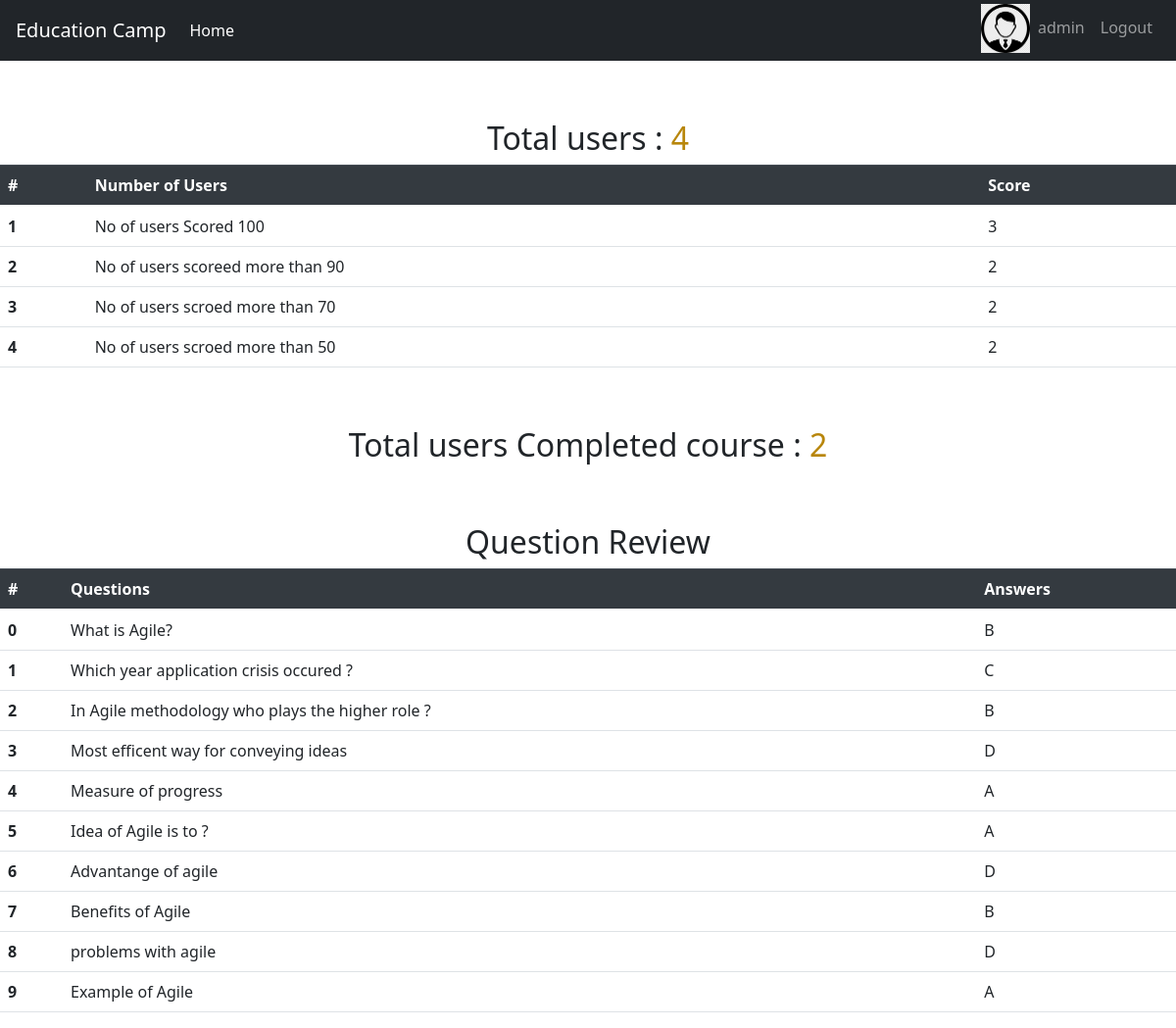
The page /admin on the database its author committed.
### Project/models.py (models this page shows)
class question_table(db.Model):
    question_id=db.Column(db.Integer,primary_key=True)
    question=db.Column(db.String(1000),nullable=False)
    option1=db.Column(db.String(1000),nullable=False)
    option2=db.Column(db.String(1000),nullable=False)
    option3=db.Column(db.String(1000),nullable=False)
    option4=db.Column(db.String(1000),nullable=False)
    Answers=db.Column(db.String(1000),nullable=False)

### Project/routes.py (the view)
@app.route('/admin')
def admin():
    users = models.users.query.all()
    result = models.result_table.query.all()
    progress_val= models.progress_tracker.query.all()
    questions=models.question_table.query.all()
    if(users is not None and result is not None and progress_val is not None):
        above_50 = 0
        above_70 = 0
        above_90 = 0
        total_100 = 0
        count1=0
        for i in range(0, len(result)):
            val = result[i].overall
            if(int(val) > 50):
                above_50 = above_50+1
            if(int(val) > 70):
                above_70 = above_70+1
            if(int(val) > 90):
                above_90 = above_90+1
            if(int(val) == 100):
                total_100 = total_100+1
        for j in range(0,len(progress_val)):
            ans= progress_val[j].progress
            ans=int(ans)
            if(ans == 100):
                count1= count1+1
        total_user = len(users)
        length=len(questions)
    else:
        return redirect(url_for('error'))
    return render_template('admin.html',len=length,ques=questions,completed=count1, admin="admin", count=total_user, val1=above_50, val2=above_70, val3=above_90, val4=total_100)

### Project/templates/admin.html (shortened to what this page needs)
{% extends 'base.html' %}
{% block icon %}
<img src="{{ url_for('static',filename='/images/signup.png') }}" alt="Image"
    style="width:50px;height:50px; margin-top:-20px" class="img-fluid">
{%endblock%}
{% block username %}
<li class="nav-item">
    <a class="nav-link" id="username">{{admin}}</a>
</li>
{% endblock%}
{% block login %}
<li class="nav-item">
    <a class="nav-link" href="/">Logout</a>
</li>
{% endblock%}
{% block content %}
<div class="stats" style="margin-top:5%;text-align:center;">
    <h2> Total users : <span style="color:darkgoldenrod">{{count}}</span></h2>
</div>
<link href="https://cdn.jsdelivr.net/npm/bootstrap@5.0.1/dist/css/bootstrap.min.css" rel="stylesheet"
>
<table class="table">
    <thead class="thead-dark">
        <tr>
            <th scope="col"> # </th>
            <th scope="col">Number of Users</th>
            <th scope="col">Score</th>
        </tr>
    </thead>
    <tbody>
        <tr>
            <th scope="row">1</th>
            <td>No of users Scored 100</td>
            <td>{{val1}}</td>
        </tr>
        <tr>
            <th scope="row">2</th>
            <td>No of users scoreed more than 90</td>
            <td>{{val2}}</td>
        </tr>
        <tr>
            <th scope="row">3</th>
            <td>No of users scroed more than 70</td>
            <td>{{val3}}</td>
        </tr>
        <tr>
            <th scope="row">4</th>
            <td>No of users scroed more than 50</td>
            <td>{{val4}}</td>
        </tr>
    </tbody>
</table>
<div class="stats" style="margin-top:5%;text-align:center;">
    <h2> Total users Completed course : <span style="color:darkgoldenrod">{{completed}}</span></h2>
</div>
<div class="stats" style="margin-top:5%;text-align:center;">
    <h2> Question Review</h2>
</div>
<table class="table">
    <thead class="thead-dark">
        <tr>
            <th scope="col"> # </th>
            <th scope="col">Questions</th>
            <th scope="col">Answers</th>
        </tr>
    </thead>
    <tbody>
            {% for i in range(0,len)%}
        <tr>
            <th scope="row">{{i}}</th>
            <td>{{ques[i].question}}</td>
            <td>{{ques[i].Answers}}</td>
        </tr>
        {% endfor %}
        </tbody>
        </table>
        {% endblock %}

### Project/templates/base.html (shortened to what this page needs)
<!doctype html>
<html lang="en">
<head>
  <link rel="stylesheet" href="https://stackpath.bootstrapcdn.com/bootstrap/4.3.1/css/bootstrap.min.css"
>
</head>
<body>
  <nav class="navbar navbar-expand-md navbar-dark bg-dark">
    <a class="navbar-brand" href="#">Education Camp </a>
    <div class="collapse navbar-collapse" id="navbarNav">
      <ul class="navbar-nav mr-auto">
        <li class="nav-item active">
          <a class="nav-link" href="/">Home <span class="sr-only">(current)</span></a>
        </li>
      </ul>
      <ul class="navbar-nav">
        <li class="nav-item">
          <a class="nav-link" href="/users"></a> {% block icon %} {% endblock %}</a>
        </li>
        {% block username %} {% endblock %}
        {% block login %} {% endblock %}
      </ul>
    </div>
  </nav>
  {% block content %}
  {% endblock %}
</body>
</html>

### rows shown on the page
question_table: question "What is Agile?", Answers "B"
question_table: question "Which year application crisis occured ?", Answers "C"
question_table: question "In Agile methodology who plays the higher role ?", Answers "B"
question_table: question "Most efficent way for conveying ideas", Answers "D"
question_table: question "Measure of progress", Answers "A"
question_table: question "Idea of Agile is to ?", Answers "A"
question_table: question "Advantange of agile", Answers "D"
question_table: question "Benefits of Agile", Answers "B"
question_table: question "problems with agile", Answers "D"
question_table: question "Example of Agile", Answers "A"

### other values the page prints
{{ admin }} "admin"
{{ count }} "4"
{{ val1 }} "3"
{{ val2 }} "2"
{{ val3 }} "2"
{{ val4 }} "2"
{{ completed }} "2"
{{ i }} "0" "1" "2" "3" "4" "5" "6" "7" "8" "9"
